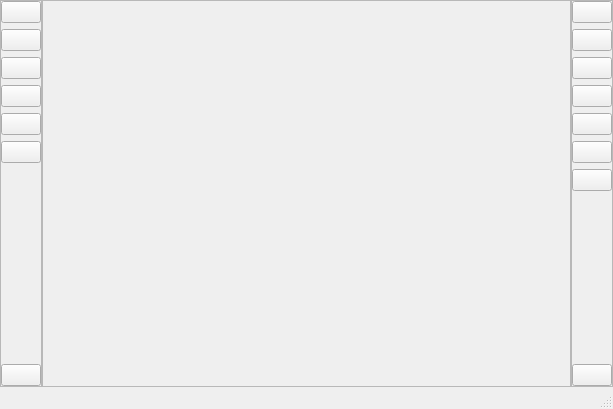
<?xml version="1.0" encoding="UTF-8"?>
<ui version="4.0">
 <class>MainWindow</class>
 <widget class="QMainWindow" name="MainWindow">
  <property name="geometry">
   <rect>
    <x>0</x>
    <y>0</y>
    <width>613</width>
    <height>409</height>
   </rect>
  </property>
  <property name="minimumSize">
   <size>
    <width>613</width>
    <height>409</height>
   </size>
  </property>
  <property name="windowTitle">
   <string>Image Viewer</string>
  </property>
  <widget class="QWidget" name="centralwidget">
   <layout class="QHBoxLayout" name="horizontalLayout" stretch="0,1,0">
    <property name="spacing">
     <number>0</number>
    </property>
    <property name="margin">
     <number>0</number>
    </property>
    <item>
     <widget class="QFrame" name="frame">
      <property name="frameShape">
       <enum>QFrame::StyledPanel</enum>
      </property>
      <property name="frameShadow">
       <enum>QFrame::Raised</enum>
      </property>
      <layout class="QVBoxLayout" name="verticalLayout">
       <property name="margin">
        <number>0</number>
       </property>
       <item>
        <widget class="QPushButton" name="openBtn">
         <property name="text">
          <string/>
         </property>
         <property name="icon">
          <iconset resource="../qmageview/resources.qrc">
           <normaloff>:/images/open.png</normaloff>:/images/open.png</iconset>
         </property>
         <property name="iconSize">
          <size>
           <width>32</width>
           <height>32</height>
          </size>
         </property>
        </widget>
       </item>
       <item>
        <widget class="QPushButton" name="saveBtn">
         <property name="text">
          <string/>
         </property>
         <property name="icon">
          <iconset resource="../qmageview/resources.qrc">
           <normaloff>:/images/save.png</normaloff>:/images/save.png</iconset>
         </property>
         <property name="iconSize">
          <size>
           <width>32</width>
           <height>32</height>
          </size>
         </property>
        </widget>
       </item>
       <item>
        <widget class="QPushButton" name="resizeBtn">
         <property name="text">
          <string/>
         </property>
         <property name="icon">
          <iconset resource="../qmageview/resources.qrc">
           <normaloff>:/images/resize.png</normaloff>:/images/resize.png</iconset>
         </property>
         <property name="iconSize">
          <size>
           <width>32</width>
           <height>32</height>
          </size>
         </property>
        </widget>
       </item>
       <item>
        <widget class="QPushButton" name="cropBtn">
         <property name="text">
          <string/>
         </property>
         <property name="icon">
          <iconset resource="../qmageview/resources.qrc">
           <normaloff>:/images/crop.png</normaloff>:/images/crop.png</iconset>
         </property>
         <property name="iconSize">
          <size>
           <width>32</width>
           <height>32</height>
          </size>
         </property>
        </widget>
       </item>
       <item>
        <widget class="QPushButton" name="addBorderBtn">
         <property name="text">
          <string/>
         </property>
         <property name="icon">
          <iconset resource="../qmageview/resources.qrc">
           <normaloff>:/images/addborder.png</normaloff>:/images/addborder.png</iconset>
         </property>
         <property name="iconSize">
          <size>
           <width>32</width>
           <height>32</height>
          </size>
         </property>
        </widget>
       </item>
       <item>
        <widget class="QPushButton" name="photoGridBtn">
         <property name="text">
          <string/>
         </property>
         <property name="icon">
          <iconset resource="../qmageview/resources.qrc">
           <normaloff>:/images/creategrid.png</normaloff>:/images/creategrid.png</iconset>
         </property>
         <property name="iconSize">
          <size>
           <width>32</width>
           <height>32</height>
          </size>
         </property>
        </widget>
       </item>
       <item>
        <spacer name="verticalSpacer">
         <property name="orientation">
          <enum>Qt::Vertical</enum>
         </property>
         <property name="sizeHint" stdset="0">
          <size>
           <width>20</width>
           <height>40</height>
          </size>
         </property>
        </spacer>
       </item>
       <item>
        <widget class="QPushButton" name="quitBtn">
         <property name="text">
          <string/>
         </property>
         <property name="icon">
          <iconset resource="../qmageview/resources.qrc">
           <normaloff>:/images/quit.png</normaloff>:/images/quit.png</iconset>
         </property>
         <property name="iconSize">
          <size>
           <width>32</width>
           <height>32</height>
          </size>
         </property>
        </widget>
       </item>
      </layout>
     </widget>
    </item>
    <item>
     <widget class="QScrollArea" name="scrollArea">
      <property name="widgetResizable">
       <bool>true</bool>
      </property>
      <widget class="QWidget" name="scrollAreaWidgetContents">
       <property name="geometry">
        <rect>
         <x>0</x>
         <y>0</y>
         <width>509</width>
         <height>384</height>
        </rect>
       </property>
      </widget>
     </widget>
    </item>
    <item>
     <widget class="QFrame" name="frame_2">
      <property name="frameShape">
       <enum>QFrame::StyledPanel</enum>
      </property>
      <property name="frameShadow">
       <enum>QFrame::Raised</enum>
      </property>
      <layout class="QVBoxLayout" name="verticalLayout_2">
       <property name="margin">
        <number>0</number>
       </property>
       <item>
        <widget class="QPushButton" name="prevBtn">
         <property name="text">
          <string/>
         </property>
         <property name="icon">
          <iconset resource="../qmageview/resources.qrc">
           <normaloff>:/images/prev.png</normaloff>:/images/prev.png</iconset>
         </property>
         <property name="iconSize">
          <size>
           <width>32</width>
           <height>32</height>
          </size>
         </property>
        </widget>
       </item>
       <item>
        <widget class="QPushButton" name="nextBtn">
         <property name="text">
          <string/>
         </property>
         <property name="icon">
          <iconset resource="../qmageview/resources.qrc">
           <normaloff>:/images/next.png</normaloff>:/images/next.png</iconset>
         </property>
         <property name="iconSize">
          <size>
           <width>32</width>
           <height>32</height>
          </size>
         </property>
        </widget>
       </item>
       <item>
        <widget class="QPushButton" name="zoomInBtn">
         <property name="text">
          <string/>
         </property>
         <property name="icon">
          <iconset resource="../qmageview/resources.qrc">
           <normaloff>:/images/zoomin.png</normaloff>:/images/zoomin.png</iconset>
         </property>
         <property name="iconSize">
          <size>
           <width>32</width>
           <height>32</height>
          </size>
         </property>
        </widget>
       </item>
       <item>
        <widget class="QPushButton" name="zoomOutBtn">
         <property name="text">
          <string/>
         </property>
         <property name="icon">
          <iconset resource="../qmageview/resources.qrc">
           <normaloff>:/images/zoomout.png</normaloff>:/images/zoomout.png</iconset>
         </property>
         <property name="iconSize">
          <size>
           <width>32</width>
           <height>32</height>
          </size>
         </property>
        </widget>
       </item>
       <item>
        <widget class="QPushButton" name="origSizeBtn">
         <property name="text">
          <string/>
         </property>
         <property name="icon">
          <iconset resource="../qmageview/resources.qrc">
           <normaloff>:/images/originalsize.png</normaloff>:/images/originalsize.png</iconset>
         </property>
         <property name="iconSize">
          <size>
           <width>32</width>
           <height>32</height>
          </size>
         </property>
        </widget>
       </item>
       <item>
        <widget class="QPushButton" name="rotateLeftBtn">
         <property name="text">
          <string/>
         </property>
         <property name="icon">
          <iconset resource="../qmageview/resources.qrc">
           <normaloff>:/images/rotateleft.png</normaloff>:/images/rotateleft.png</iconset>
         </property>
         <property name="iconSize">
          <size>
           <width>32</width>
           <height>32</height>
          </size>
         </property>
        </widget>
       </item>
       <item>
        <widget class="QPushButton" name="rotateRightBtn">
         <property name="text">
          <string/>
         </property>
         <property name="icon">
          <iconset resource="../qmageview/resources.qrc">
           <normaloff>:/images/rotateright.png</normaloff>:/images/rotateright.png</iconset>
         </property>
         <property name="iconSize">
          <size>
           <width>32</width>
           <height>32</height>
          </size>
         </property>
        </widget>
       </item>
       <item>
        <spacer name="verticalSpacer_2">
         <property name="orientation">
          <enum>Qt::Vertical</enum>
         </property>
         <property name="sizeHint" stdset="0">
          <size>
           <width>20</width>
           <height>40</height>
          </size>
         </property>
        </spacer>
       </item>
       <item>
        <widget class="QPushButton" name="slideShowBtn">
         <property name="text">
          <string/>
         </property>
         <property name="icon">
          <iconset resource="../qmageview/resources.qrc">
           <normaloff>:/images/play.png</normaloff>:/images/play.png</iconset>
         </property>
         <property name="iconSize">
          <size>
           <width>32</width>
           <height>32</height>
          </size>
         </property>
         <property name="checkable">
          <bool>true</bool>
         </property>
        </widget>
       </item>
      </layout>
     </widget>
    </item>
   </layout>
  </widget>
  <widget class="QStatusBar" name="statusbar"/>
 </widget>
 <resources>
  <include location="../qmageview/resources.qrc"/>
 </resources>
 <connections/>
</ui>
